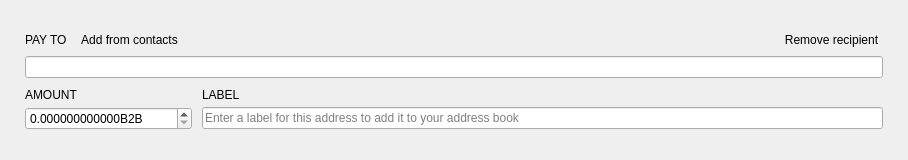
<?xml version="1.0" encoding="UTF-8"?>
<ui version="4.0">
 <class>TransferFrame</class>
 <widget class="QFrame" name="TransferFrame">
  <property name="geometry">
   <rect>
    <x>0</x>
    <y>0</y>
    <width>908</width>
    <height>160</height>
   </rect>
  </property>
  <property name="sizePolicy">
   <sizepolicy hsizetype="Preferred" vsizetype="Preferred">
    <horstretch>0</horstretch>
    <verstretch>150</verstretch>
   </sizepolicy>
  </property>
  <property name="minimumSize">
   <size>
    <width>0</width>
    <height>160</height>
   </size>
  </property>
  <property name="maximumSize">
   <size>
    <width>16777215</width>
    <height>160</height>
   </size>
  </property>
  <property name="windowTitle">
   <string>Frame</string>
  </property>
  <property name="styleSheet">
   <string notr="true"/>
  </property>
  <property name="frameShape">
   <enum>QFrame::NoFrame</enum>
  </property>
  <property name="frameShadow">
   <enum>QFrame::Plain</enum>
  </property>
  <layout class="QVBoxLayout" name="verticalLayout">
   <property name="spacing">
    <number>10</number>
   </property>
   <property name="leftMargin">
    <number>25</number>
   </property>
   <property name="rightMargin">
    <number>25</number>
   </property>
   <item>
    <spacer name="verticalSpacer_2">
     <property name="orientation">
      <enum>Qt::Vertical</enum>
     </property>
     <property name="sizeHint" stdset="0">
      <size>
       <width>20</width>
       <height>40</height>
      </size>
     </property>
    </spacer>
   </item>
   <item>
    <layout class="QGridLayout" name="gridLayout">
     <property name="verticalSpacing">
      <number>5</number>
     </property>
     <item row="0" column="0">
      <widget class="WalletGui::WalletNormalGrayTextLabel" name="m_payToTextLabel">
       <property name="sizePolicy">
        <sizepolicy hsizetype="Minimum" vsizetype="Minimum">
         <horstretch>0</horstretch>
         <verstretch>0</verstretch>
        </sizepolicy>
       </property>
       <property name="text">
        <string>PAY TO</string>
       </property>
       <property name="alignment">
        <set>Qt::AlignLeading|Qt::AlignLeft|Qt::AlignVCenter</set>
       </property>
       <property name="margin">
        <number>0</number>
       </property>
       <property name="indent">
        <number>0</number>
       </property>
      </widget>
     </item>
     <item row="0" column="1">
      <widget class="WalletGui::WalletTinyLinkLikeButton" name="m_addressBookButton">
       <property name="sizePolicy">
        <sizepolicy hsizetype="Preferred" vsizetype="Minimum">
         <horstretch>0</horstretch>
         <verstretch>0</verstretch>
        </sizepolicy>
       </property>
       <property name="cursor">
        <cursorShape>PointingHandCursor</cursorShape>
       </property>
       <property name="focusPolicy">
        <enum>Qt::NoFocus</enum>
       </property>
       <property name="layoutDirection">
        <enum>Qt::LeftToRight</enum>
       </property>
       <property name="text">
        <string>Add from contacts</string>
       </property>
       <property name="flat">
        <bool>true</bool>
       </property>
      </widget>
     </item>
     <item row="0" column="2">
      <spacer name="horizontalSpacer">
       <property name="orientation">
        <enum>Qt::Horizontal</enum>
       </property>
       <property name="sizeHint" stdset="0">
        <size>
         <width>318</width>
         <height>10</height>
        </size>
       </property>
      </spacer>
     </item>
     <item row="0" column="3" alignment="Qt::AlignBottom">
      <widget class="WalletGui::WalletTinyLinkLikeButton" name="m_removeButton">
       <property name="sizePolicy">
        <sizepolicy hsizetype="Preferred" vsizetype="Minimum">
         <horstretch>0</horstretch>
         <verstretch>0</verstretch>
        </sizepolicy>
       </property>
       <property name="cursor">
        <cursorShape>PointingHandCursor</cursorShape>
       </property>
       <property name="focusPolicy">
        <enum>Qt::NoFocus</enum>
       </property>
       <property name="text">
        <string>Remove recipient</string>
       </property>
       <property name="flat">
        <bool>true</bool>
       </property>
      </widget>
     </item>
     <item row="1" column="0" colspan="4">
      <widget class="WalletGui::ClearableLineEdit" name="m_sendAddressEdit">
       <property name="styleSheet">
        <string notr="true">[errorState=&quot;true&quot;] {
  border-color: #ef3131;
}</string>
       </property>
      </widget>
     </item>
    </layout>
   </item>
   <item>
    <layout class="QGridLayout" name="gridLayout_2">
     <property name="verticalSpacing">
      <number>5</number>
     </property>
     <item row="0" column="0">
      <widget class="WalletGui::WalletNormalGrayTextLabel" name="m_amountTextLabel">
       <property name="text">
        <string>AMOUNT</string>
       </property>
       <property name="alignment">
        <set>Qt::AlignBottom|Qt::AlignLeading|Qt::AlignLeft</set>
       </property>
       <property name="indent">
        <number>0</number>
       </property>
      </widget>
     </item>
     <item row="0" column="1">
      <widget class="WalletGui::WalletNormalGrayTextLabel" name="m_labelTextLabel">
       <property name="text">
        <string>LABEL</string>
       </property>
       <property name="alignment">
        <set>Qt::AlignBottom|Qt::AlignLeading|Qt::AlignLeft</set>
       </property>
       <property name="indent">
        <number>0</number>
       </property>
      </widget>
     </item>
     <item row="1" column="0">
      <widget class="QDoubleSpinBox" name="m_sendAmountSpin">
       <property name="focusPolicy">
        <enum>Qt::ClickFocus</enum>
       </property>
       <property name="layoutDirection">
        <enum>Qt::LeftToRight</enum>
       </property>
       <property name="styleSheet">
        <string notr="true">[errorState=&quot;true&quot;] {
  border-color: #ef3131;
}</string>
       </property>
       <property name="buttonSymbols">
        <enum>QAbstractSpinBox::UpDownArrows</enum>
       </property>
       <property name="suffix">
        <string notr="true">B2B</string>
       </property>
       <property name="decimals">
        <number>12</number>
       </property>
       <property name="maximum">
        <double>100000.000000000000</double>
       </property>
      </widget>
     </item>
     <item row="1" column="1">
      <widget class="WalletGui::ClearableLineEdit" name="m_sendLabelEdit">
       <property name="styleSheet">
        <string notr="true">[errorState=&quot;true&quot;] {
  border-color: #ef3131;
}</string>
       </property>
       <property name="placeholderText">
        <string>Enter a label for this address to add it to your address book</string>
       </property>
      </widget>
     </item>
    </layout>
   </item>
   <item>
    <spacer name="verticalSpacer">
     <property name="orientation">
      <enum>Qt::Vertical</enum>
     </property>
     <property name="sizeHint" stdset="0">
      <size>
       <width>20</width>
       <height>40</height>
      </size>
     </property>
    </spacer>
   </item>
  </layout>
 </widget>
 <customwidgets>
  <customwidget>
   <class>WalletGui::WalletNormalGrayTextLabel</class>
   <extends>QLabel</extends>
   <header>Gui/Common/WalletTextLabel.h</header>
  </customwidget>
  <customwidget>
   <class>WalletGui::WalletTinyLinkLikeButton</class>
   <extends>QPushButton</extends>
   <header>Gui/Common/WalletLinkLikeButton.h</header>
  </customwidget>
  <customwidget>
   <class>WalletGui::ClearableLineEdit</class>
   <extends>QLineEdit</extends>
   <header>Gui/Common/ClearableLineEdit.h</header>
  </customwidget>
 </customwidgets>
 <tabstops>
  <tabstop>m_sendAddressEdit</tabstop>
  <tabstop>m_sendAmountSpin</tabstop>
  <tabstop>m_sendLabelEdit</tabstop>
  <tabstop>m_addressBookButton</tabstop>
  <tabstop>m_removeButton</tabstop>
 </tabstops>
 <resources/>
 <connections>
  <connection>
   <sender>m_removeButton</sender>
   <signal>clicked()</signal>
   <receiver>TransferFrame</receiver>
   <slot>deleteLater()</slot>
   <hints>
    <hint type="sourcelabel">
     <x>797</x>
     <y>41</y>
    </hint>
    <hint type="destinationlabel">
     <x>445</x>
     <y>79</y>
    </hint>
   </hints>
  </connection>
  <connection>
   <sender>m_addressBookButton</sender>
   <signal>clicked()</signal>
   <receiver>TransferFrame</receiver>
   <slot>addressBookClicked()</slot>
   <hints>
    <hint type="sourcelabel">
     <x>136</x>
     <y>41</y>
    </hint>
    <hint type="destinationlabel">
     <x>445</x>
     <y>79</y>
    </hint>
   </hints>
  </connection>
  <connection>
   <sender>m_sendAddressEdit</sender>
   <signal>textChanged(QString)</signal>
   <receiver>TransferFrame</receiver>
   <slot>labelOrAddressChanged(QString)</slot>
   <hints>
    <hint type="sourcelabel">
     <x>445</x>
     <y>56</y>
    </hint>
    <hint type="destinationlabel">
     <x>445</x>
     <y>79</y>
    </hint>
   </hints>
  </connection>
  <connection>
   <sender>m_sendLabelEdit</sender>
   <signal>textChanged(QString)</signal>
   <receiver>TransferFrame</receiver>
   <slot>labelOrAddressChanged(QString)</slot>
   <hints>
    <hint type="sourcelabel">
     <x>582</x>
     <y>128</y>
    </hint>
    <hint type="destinationlabel">
     <x>445</x>
     <y>79</y>
    </hint>
   </hints>
  </connection>
  <connection>
   <sender>m_sendAmountSpin</sender>
   <signal>valueChanged(QString)</signal>
   <receiver>TransferFrame</receiver>
   <slot>amountStringChanged(QString)</slot>
   <hints>
    <hint type="sourcelabel">
     <x>124</x>
     <y>124</y>
    </hint>
    <hint type="destinationlabel">
     <x>453</x>
     <y>79</y>
    </hint>
   </hints>
  </connection>
  <connection>
   <sender>m_sendAddressEdit</sender>
   <signal>textChanged(QString)</signal>
   <receiver>TransferFrame</receiver>
   <slot>addressChanged(QString)</slot>
   <hints>
    <hint type="sourcelabel">
     <x>453</x>
     <y>69</y>
    </hint>
    <hint type="destinationlabel">
     <x>453</x>
     <y>79</y>
    </hint>
   </hints>
  </connection>
 </connections>
 <slots>
  <slot>addressBookClicked()</slot>
  <slot>pasteClicked()</slot>
  <slot>labelOrAddressChanged(QString)</slot>
  <slot>addressChanged(QString)</slot>
  <slot>amountStringChanged(QString)</slot>
 </slots>
</ui>
